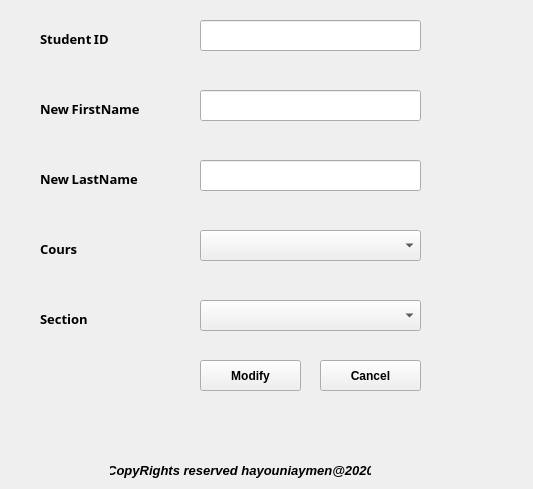
<?xml version="1.0" encoding="UTF-8"?>
<ui version="4.0">
 <class>Modify</class>
 <widget class="QWidget" name="Modify">
  <property name="geometry">
   <rect>
    <x>0</x>
    <y>0</y>
    <width>533</width>
    <height>489</height>
   </rect>
  </property>
  <property name="windowTitle">
   <string>Student Modification</string>
  </property>
  <widget class="QLabel" name="idlabel">
   <property name="geometry">
    <rect>
     <x>40</x>
     <y>30</y>
     <width>91</width>
     <height>17</height>
    </rect>
   </property>
   <property name="sizePolicy">
    <sizepolicy hsizetype="Preferred" vsizetype="Preferred">
     <horstretch>0</horstretch>
     <verstretch>0</verstretch>
    </sizepolicy>
   </property>
   <property name="font">
    <font>
     <family>Noto Sans Adlam</family>
     <pointsize>10</pointsize>
     <weight>75</weight>
     <bold>true</bold>
    </font>
   </property>
   <property name="text">
    <string>Student ID</string>
   </property>
  </widget>
  <widget class="QLineEdit" name="idline">
   <property name="geometry">
    <rect>
     <x>200</x>
     <y>20</y>
     <width>221</width>
     <height>31</height>
    </rect>
   </property>
  </widget>
  <widget class="QLabel" name="firstnamelabel">
   <property name="geometry">
    <rect>
     <x>40</x>
     <y>100</y>
     <width>120</width>
     <height>17</height>
    </rect>
   </property>
   <property name="font">
    <font>
     <family>Noto Sans Adlam</family>
     <pointsize>10</pointsize>
     <weight>75</weight>
     <bold>true</bold>
    </font>
   </property>
   <property name="text">
    <string>New FirstName</string>
   </property>
  </widget>
  <widget class="QLineEdit" name="linefirstname">
   <property name="geometry">
    <rect>
     <x>200</x>
     <y>90</y>
     <width>221</width>
     <height>31</height>
    </rect>
   </property>
  </widget>
  <widget class="QLabel" name="lastnamelabel">
   <property name="geometry">
    <rect>
     <x>40</x>
     <y>170</y>
     <width>120</width>
     <height>17</height>
    </rect>
   </property>
   <property name="font">
    <font>
     <family>Noto Sans Adlam</family>
     <pointsize>10</pointsize>
     <weight>75</weight>
     <bold>true</bold>
    </font>
   </property>
   <property name="text">
    <string>New LastName</string>
   </property>
  </widget>
  <widget class="QLineEdit" name="linelastname">
   <property name="geometry">
    <rect>
     <x>200</x>
     <y>160</y>
     <width>221</width>
     <height>31</height>
    </rect>
   </property>
  </widget>
  <widget class="QLabel" name="courslabel">
   <property name="geometry">
    <rect>
     <x>40</x>
     <y>240</y>
     <width>120</width>
     <height>17</height>
    </rect>
   </property>
   <property name="font">
    <font>
     <family>Noto Sans Adlam</family>
     <pointsize>10</pointsize>
     <weight>75</weight>
     <bold>true</bold>
    </font>
   </property>
   <property name="text">
    <string>Cours</string>
   </property>
  </widget>
  <widget class="QLabel" name="sectionlabel">
   <property name="geometry">
    <rect>
     <x>40</x>
     <y>310</y>
     <width>120</width>
     <height>17</height>
    </rect>
   </property>
   <property name="font">
    <font>
     <family>Noto Sans Adlam</family>
     <pointsize>10</pointsize>
     <weight>75</weight>
     <bold>true</bold>
    </font>
   </property>
   <property name="text">
    <string>Section</string>
   </property>
  </widget>
  <widget class="QPushButton" name="modifybtn">
   <property name="geometry">
    <rect>
     <x>200</x>
     <y>360</y>
     <width>101</width>
     <height>31</height>
    </rect>
   </property>
   <property name="font">
    <font>
     <weight>75</weight>
     <bold>true</bold>
    </font>
   </property>
   <property name="text">
    <string>Modify</string>
   </property>
  </widget>
  <widget class="QPushButton" name="cancelbtn">
   <property name="geometry">
    <rect>
     <x>320</x>
     <y>360</y>
     <width>101</width>
     <height>31</height>
    </rect>
   </property>
   <property name="font">
    <font>
     <weight>75</weight>
     <bold>true</bold>
    </font>
   </property>
   <property name="text">
    <string>Cancel</string>
   </property>
  </widget>
  <widget class="QLabel" name="copyrlabel">
   <property name="geometry">
    <rect>
     <x>110</x>
     <y>460</y>
     <width>261</width>
     <height>20</height>
    </rect>
   </property>
   <property name="font">
    <font>
     <pointsize>10</pointsize>
     <weight>75</weight>
     <italic>true</italic>
     <bold>true</bold>
    </font>
   </property>
   <property name="text">
    <string>CopyRights reserved hayouniaymen@2020</string>
   </property>
   <property name="alignment">
    <set>Qt::AlignCenter</set>
   </property>
  </widget>
  <widget class="QComboBox" name="courscombox">
   <property name="geometry">
    <rect>
     <x>200</x>
     <y>230</y>
     <width>221</width>
     <height>31</height>
    </rect>
   </property>
  </widget>
  <widget class="QComboBox" name="sectioncombox">
   <property name="geometry">
    <rect>
     <x>200</x>
     <y>300</y>
     <width>221</width>
     <height>31</height>
    </rect>
   </property>
  </widget>
  <widget class="QLabel" name="labelinfo">
   <property name="geometry">
    <rect>
     <x>40</x>
     <y>410</y>
     <width>381</width>
     <height>31</height>
    </rect>
   </property>
   <property name="font">
    <font>
     <family>Noto Sans Adlam</family>
     <pointsize>10</pointsize>
     <weight>75</weight>
     <bold>true</bold>
    </font>
   </property>
   <property name="text">
    <string/>
   </property>
   <property name="alignment">
    <set>Qt::AlignCenter</set>
   </property>
  </widget>
 </widget>
 <resources/>
 <connections/>
</ui>
